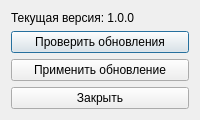
<?xml version="1.0" encoding="UTF-8"?>
<ui version="4.0">
 <class>UpdateControlForm</class>
 <widget class="QDialog" name="UpdateControlForm">
  <property name="windowTitle">
   <string>Обновления модуля</string>
  </property>
  <layout class="QVBoxLayout" name="mainLayout">
   <item>
    <widget class="QLabel" name="labelCurrentVersion">
     <property name="text"><string>Текущая версия: 1.0.0</string></property>
    </widget>
   </item>
   <item>
    <widget class="QPushButton" name="buttonCheckUpdate">
     <property name="text"><string>Проверить обновления</string></property>
    </widget>
   </item>
   <item>
    <widget class="QPushButton" name="buttonApplyUpdate">
     <property name="text"><string>Применить обновление</string></property>
    </widget>
   </item>
   <item>
    <widget class="QPushButton" name="buttonClose">
     <property name="text"><string>Закрыть</string></property>
    </widget>
   </item>
  </layout>
 </widget>
 <resources/>
 <connections/>
</ui>
